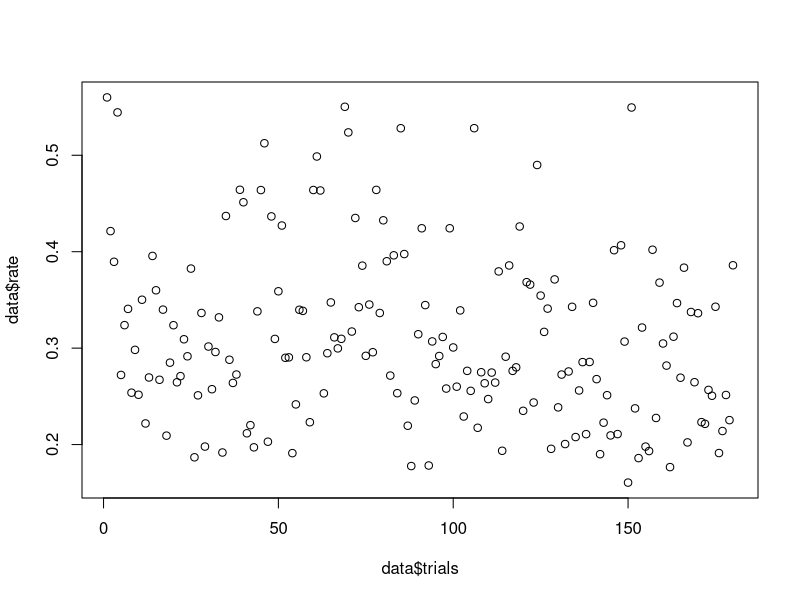
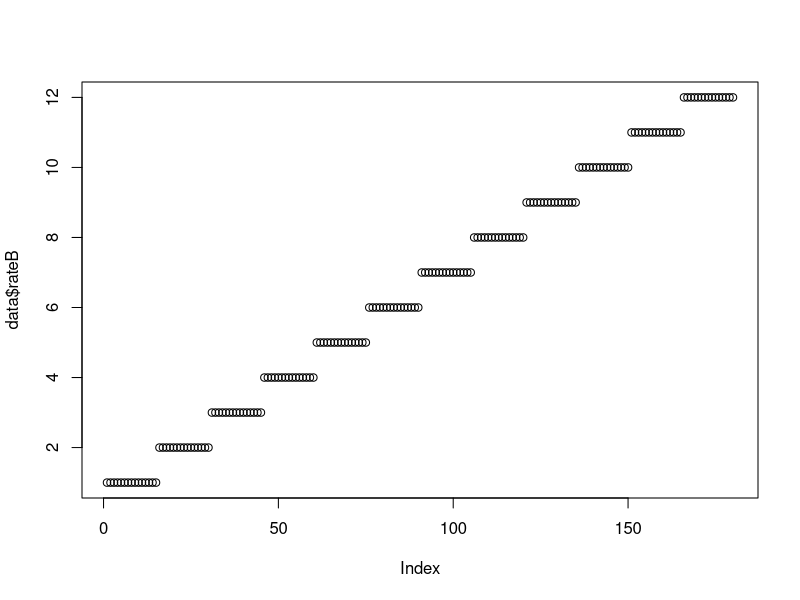

Write R code to recreate these figures, in order. (Note: this script raises an error after producing the figures.)
setwd("F:/Tools/Rworkspace/FYP-data-analysis/Group analysis/TT individual")
library("ggplot2")
library("BayesFactor")
data <- read.csv("individual data.csv", header = TRUE)

plot(data$trials, data$rate)
plot(data$blocks, data$rateB)

# get the fitting line
fit <- lm(log(X67060) ~ trials, data=data)
summary(fit)

fitB <- lm(log(rateB) ~ blocks, data=data)
summary(fitB)

# plot the data
plot.trials <- ggplot(data,aes(trials, X69060)) + 
  geom_point() + 
  ylim(0,1) + 
  geom_smooth(formula=y~log(x))
plot.trials

plot.blocks <- ggplot(data,aes(blocks, rateB)) + 
  geom_point() + 
  ylim(0,1.5) +
  geom_smooth(formula=y~log(x))
plot.blocks
